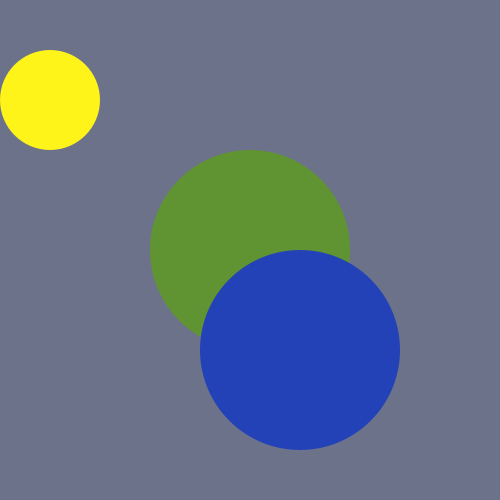
Frame 1 (no input)
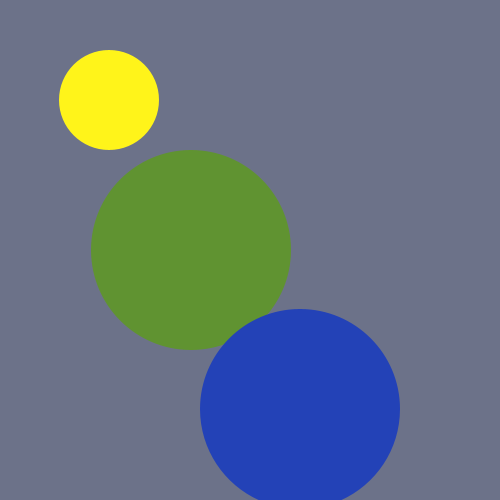
Frame 60 (the mouse pressed at the canvas centre just before this capture)
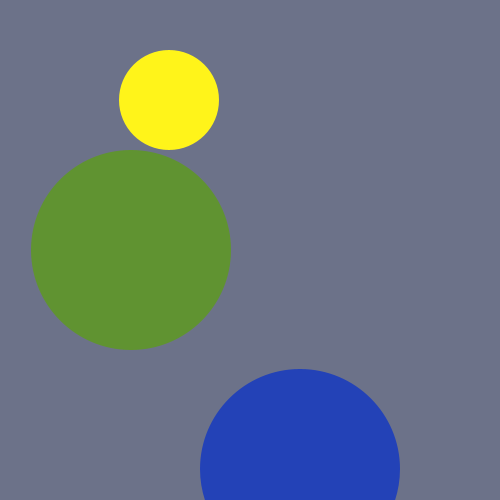
Frame 120 (the mouse held since frame 60 and released just before this capture)

The Processing sketch that drew these frames (run headless with seeded random() and noise(); from frame 60 on, the mouse is pressed at the canvas centre):

// Processing sketch: sketch_3g_mb_sz_len_meg_ll
// ── sketch_3g_mb_sz_len_meg_ll.pde
class Labda {
  float x;
  float y ;
  float sugar;
  color szin;
  void rajzold_ki () {
    noStroke();
    fill (szin);
    ellipse(x, y, 2*sugar, 2*sugar);
  }
  void fel() {
    y=y-1;
  }
  void le() {
    y=y+1;
  }
  void balra() {
    x=x+1;
  }
  void jobbra() {
    x=x-1;
  }

  boolean bent_van() {
    if (x>0 && y<500 && x<500 && y>0 ) {
      return true;
    } else {
      return false;
    }
  }
}
Labda zold_labda=new Labda();
Labda sarga_labda= new Labda();
Labda kek_labda=new Labda();
void setup () {
  size (500, 500);

  zold_labda.x=250;
  zold_labda.y=250;
  zold_labda.sugar=100;
  zold_labda.szin=color (#609331);

  sarga_labda.x=50;
  sarga_labda.y=100;
  sarga_labda.sugar=50;
  sarga_labda.szin=color (#FFF41A);

  kek_labda.x=300;
  kek_labda.y=350;
  kek_labda.sugar=100;
  kek_labda.szin=color (#2342B7);
}

void draw() {
  background (#6C7289);



  zold_labda.rajzold_ki();
  sarga_labda.rajzold_ki();
  kek_labda.rajzold_ki();

  if (sarga_labda.bent_van()) {
    sarga_labda.balra();
  }
  if (zold_labda.bent_van()) {
    zold_labda.jobbra();
  }
  if (kek_labda.bent_van()) {
    kek_labda.le();
  }
}
